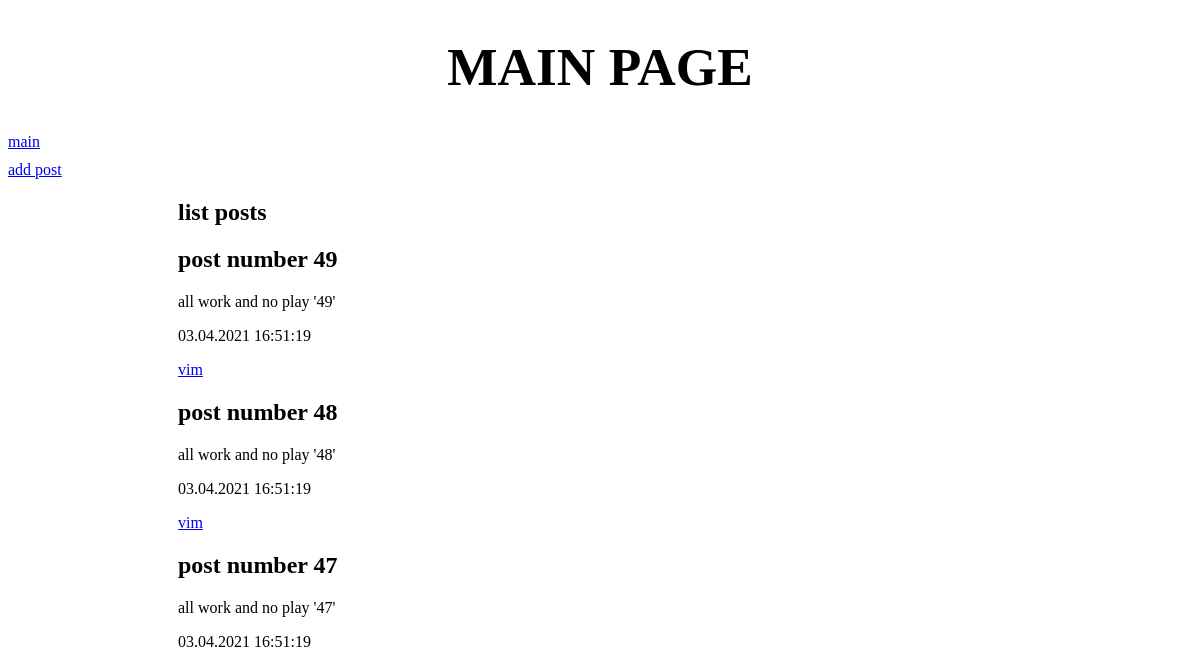
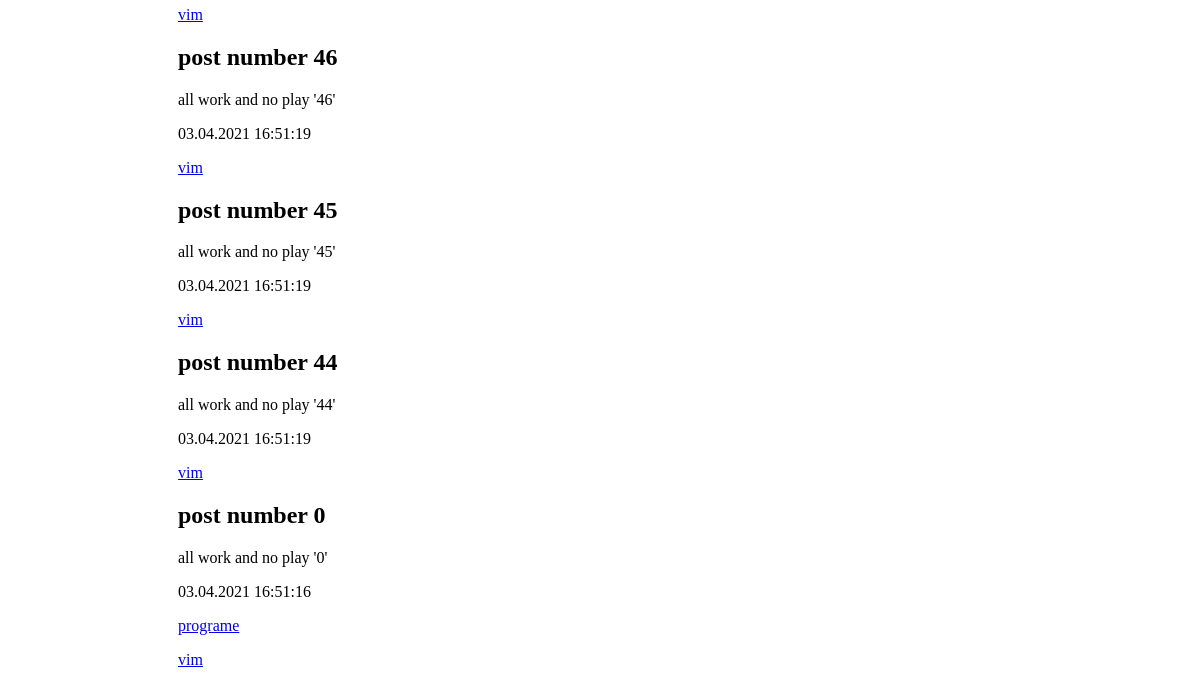
Before: /blog/vim/ with the older database file (2 pictures, top to bottom).
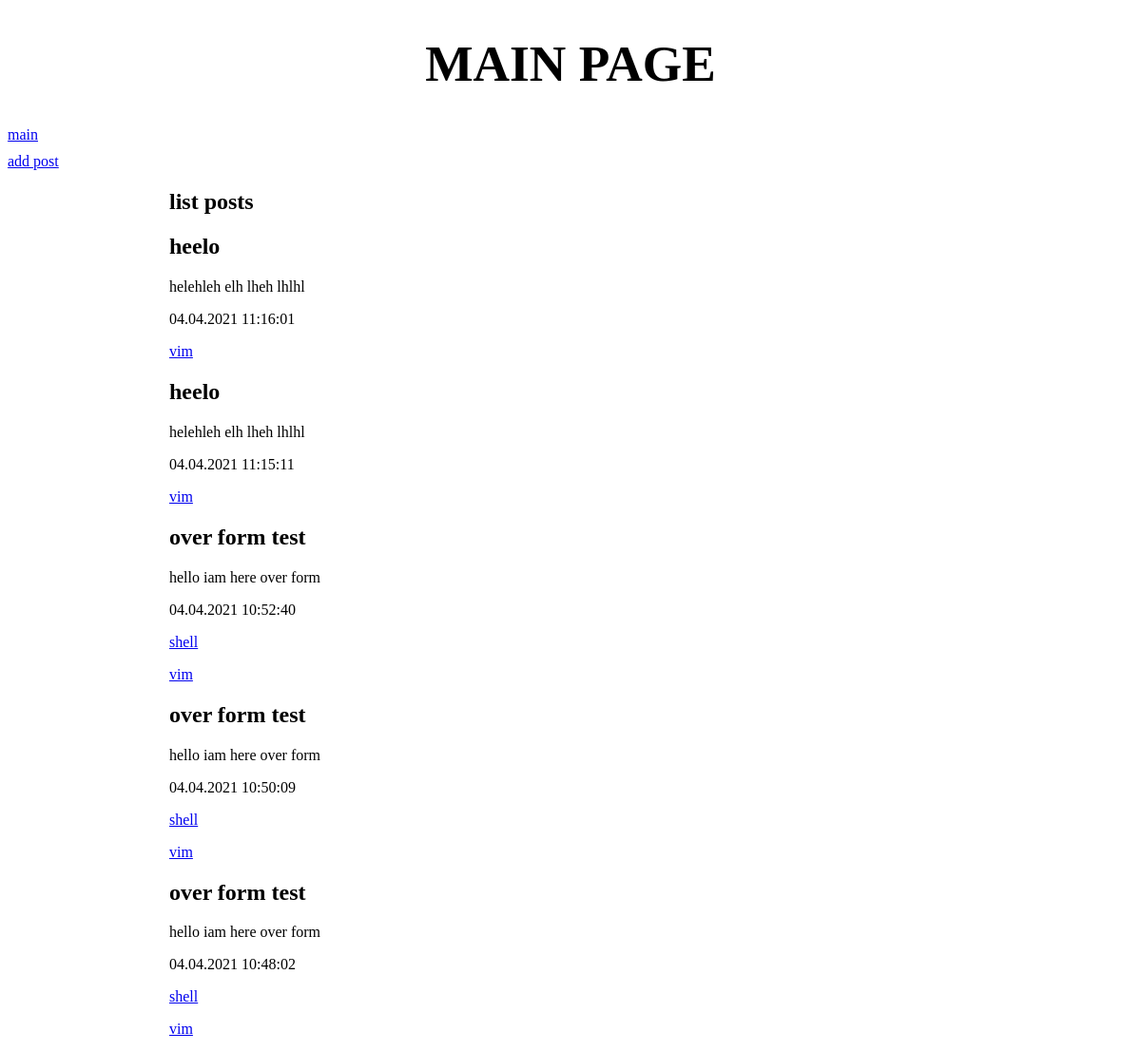
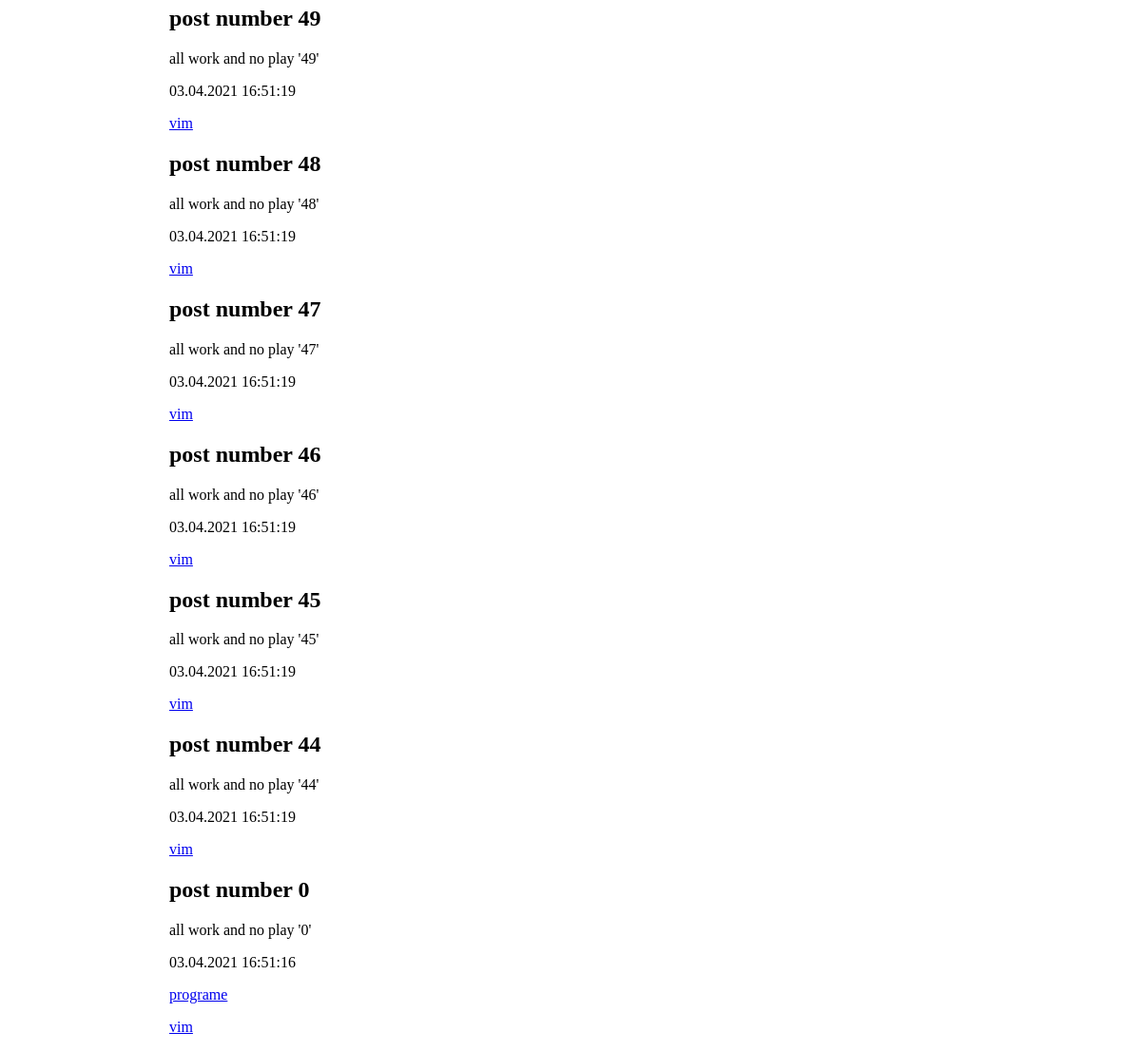
After: the same page with the newer database file (2 pictures, top to bottom).
### blog/models.py (models this page shows, shortened)
class Post(models.Model):
    title = models.CharField(max_length = 50,verbose_name='sobject',blank=True)
    content = models.TextField(blank=True,null=True,verbose_name='text')
    published = models.DateTimeField(auto_now_add=True,db_index=True,verbose_name='date')
    tegs = models.ManyToManyField('Teg')
    class Meta:
        unique_together = ('title','content')   #unique title + contetn
        default_related_name = 'posts'          #include post_set
        verbose_name_plural = 'Posts'
        verbose_name = 'Post'
        ordering = ['-published']

class Teg(models.Model):
    name = models.CharField(max_length= 40,unique=True,
                            verbose_name = 'teg_name')
    class Meta:
        verbose_name_plural = 'tegs'
        verbose_name = 'teg'
        ordering = ['name']

### blog/views.py (the view)
# urls.py: path('<str:teg_name>/',by_teg,name='by_teg'),
def by_teg(requst,teg_name):
    teg = Teg.objects.get(name = teg_name)
    allposts = teg.posts.all()
    return render(requst, 'blog/main.html',{'posts':allposts})

### blog/templates/blog/main.html
{% extends "layout/basic.html" %}
{% block content %}
	<h2> list posts </h2>
	{% for post in posts %}
	<div>
		<h2>{{ post.title }}</h2>
		<p>{{ post.content }}</p>
		<p>{{ post.published|date:"d.m.Y H:i:s" }}</p>
		{% for teg in post.tegs.all %}
			<p><a href="{% url 'by_teg' teg.name %}">{{ teg.name }}</a></p>
		{% endfor %}
	</div>
	{% endfor %}
{% endblock %}

Changed rows visible on the page:
added Post: title "heelo", content "helehleh elh lheh lhlhl", published "04.04.2021 11:16:01", Teg (name "vim")
added Post: title "heelo", content "helehleh elh lheh lhlhl", published "04.04.2021 11:15:11", Teg (name "vim")
added Post: title "over form test", content "hello iam here over form", published "04.04.2021 10:52:40", Teg (name "vim")
now on this page (row unchanged): Teg: name "shell"
added Post: title "over form test", content "hello iam here over form", published "04.04.2021 10:50:09", Teg (name "vim")
added Post: title "over form test", content "hello iam here over form", published "04.04.2021 10:48:02", Teg (name "vim")
